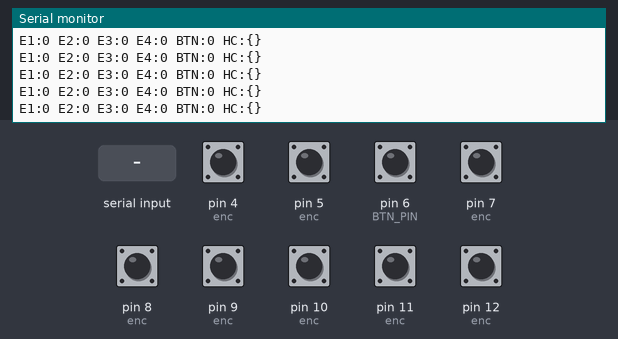
A sketch run on a simulated Arduino Nano, built with avr-gcc and run on an emulated ATmega328P. Parts: the last lines printed to the serial monitor. Inputs (shaded band) come from the test bench; at power-on: pin 4 (enc), pin 5 (enc), pin 6 (BTN_PIN), pin 7 (enc), pin 8 (enc), pin 9 (enc), pin 10 (enc), pin 11 (enc), pin 12 (enc) HIGH.

Above: at 1.2 s.
1.3 s: "1\n" received over the second serial link
2.8 s: pin 4 (enc) pulled LOW for 0.15 s
At 3.4 s:
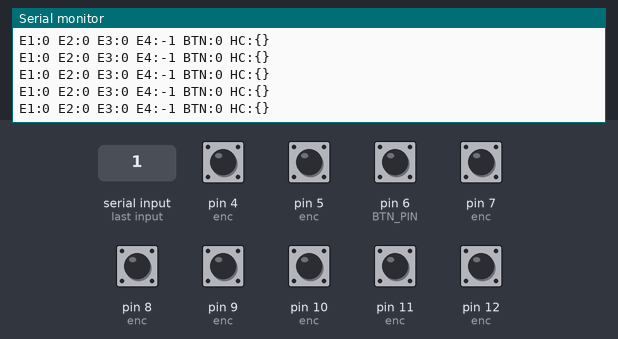
4.4 s: pin 6 (BTN_PIN) pulled LOW for 0.15 s
6.0 s: pin 8 (enc) pulled LOW for 0.15 s
At 6.6 s:
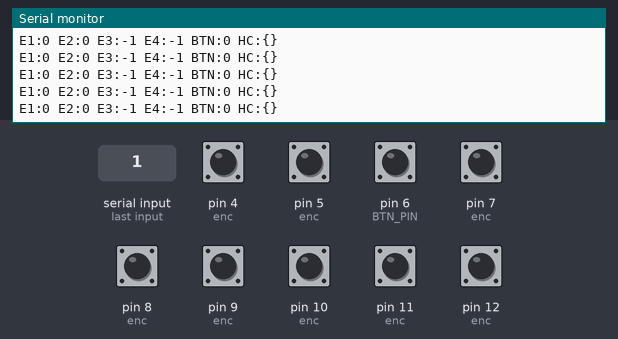
7.6 s: pin 10 (enc) pulled LOW for 0.15 s
At 8.04 s:
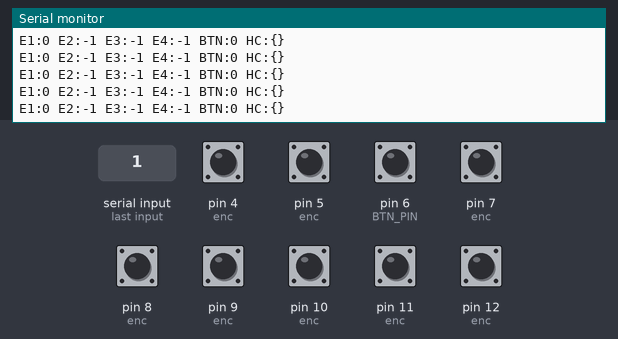
9.2 s: pin 12 (enc) pulled LOW for 0.15 s
At 11.05 s:
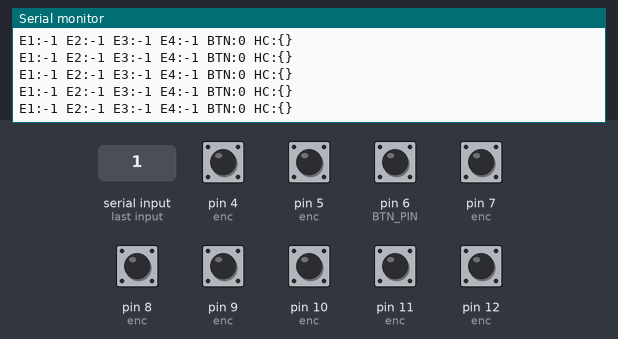

The sketch:

QGH_Portal.ino
```cpp
/*
=============================================================
  UNIVERSAL NANO FIRMWARE for QGH Portals
=============================================================

Функції:
- Читання 4 енкодерів (A/B)
- Читання кнопки
- Читання HC-12 (SoftwareSerial)
- Формування ОДНОГО пакета:
  E1:x E2:x E3:x E4:x BTN:x HC:{...}

Ця прошивка однакова і для MASTER і для SLAVE!
=============================================================
*/

#include <Arduino.h>
#include <SoftwareSerial.h>

// -----------------------------------------------------------
// HC-12 → Nano
// -----------------------------------------------------------
#define HC_RX A0   // digital pin 14 — stable RX for SoftwareSerial
#define HC_TX A1   // digital pin 15 — stable TX for SoftwareSerial
SoftwareSerial HC12(HC_RX, HC_TX);

// -----------------------------------------------------------
// Encoder pins
// -----------------------------------------------------------
struct EncPins { uint8_t A; uint8_t B; };

#define ENC1_A 12
#define ENC1_B 11
#define ENC2_A 10
#define ENC2_B  9
#define ENC3_A  8
#define ENC3_B  7
#define ENC4_A  4
#define ENC4_B  5

EncPins enc[4] = {
  {ENC1_A, ENC1_B},
  {ENC2_A, ENC2_B},
  {ENC3_A, ENC3_B},
  {ENC4_A, ENC4_B}
};

#define BTN_PIN 6

// -----------------------------------------------------------
// Variables
// -----------------------------------------------------------
int val[4] = {0,0,0,0};
int lastA[4];

bool lastBtn = HIGH;
unsigned long lastBtnTime = 0;
#define BTN_DEBOUNCE 80

unsigned long lastSend = 0;
#define SEND_INTERVAL 35

String hcBuffer = "";

// -----------------------------------------------------------
// Update encoder
// -----------------------------------------------------------
void updateEncoder(uint8_t id) {
  int a = digitalRead(enc[id].A);
  int b = digitalRead(enc[id].B);

  if (a != lastA[id]) {
    if (a == HIGH) {
      if (b == LOW) val[id] += 1;
      else          val[id] -= 1;
    }
    lastA[id] = a;
  }
}

// -----------------------------------------------------------
// Read button
// -----------------------------------------------------------
int readButton() {
  bool raw = digitalRead(BTN_PIN);

  if (raw != lastBtn && millis() - lastBtnTime > BTN_DEBOUNCE) {
    lastBtnTime = millis();
    lastBtn = raw;

    if (raw == LOW) return 1;
  }
  return 0;
}

// -----------------------------------------------------------
// Read HC-12 data (MASTER/SLAVE packets)
// -----------------------------------------------------------
String readHC12() {
  while (HC12.available()) {
    char c = HC12.read();
    if (c == '\n') {
      String out = hcBuffer;
      hcBuffer = "";
      return out;             // return full packet
    } else if (c != '\r') {
      hcBuffer += c;
      if (hcBuffer.length() > 200) hcBuffer = "";
    }
  }
  return "";
}

// -----------------------------------------------------------
// Send unified packet to ESP32-C3
// -----------------------------------------------------------
void sendPacket(int btn, String hcData) {
  Serial.print("E1:"); Serial.print(val[0]);
  Serial.print(" E2:"); Serial.print(val[1]);
  Serial.print(" E3:"); Serial.print(val[2]);
  Serial.print(" E4:"); Serial.print(val[3]);
  Serial.print(" BTN:"); Serial.print(btn);

  Serial.print(" HC:");
  if (hcData.length() > 0) Serial.print(hcData);
  else Serial.print("{}");

  Serial.println();
}

// -----------------------------------------------------------
// setup
// -----------------------------------------------------------
void setup() {
  Serial.begin(115200);
  HC12.begin(9600);

  for (int i=0; i<4; i++) {
    pinMode(enc[i].A, INPUT_PULLUP);
    pinMode(enc[i].B, INPUT_PULLUP);
    lastA[i] = digitalRead(enc[i].A);
  }

  pinMode(BTN_PIN, INPUT_PULLUP);
}

// -----------------------------------------------------------
// main loop
// -----------------------------------------------------------
void loop() {

  // Read encoders
  for (int i=0; i<4; i++) updateEncoder(i);

  // Button
  int btn = readButton();

  // --- HC-12 periodic ping for debugging ---
  static unsigned long lastPing = 0;
  if (millis() - lastPing > 1000) {
    lastPing = millis();
    HC12.println("PING_FROM_NANO");
  }

  // HC-12 receive
  String hc = readHC12();

  // --- read from ESP (via hardware Serial RX0) ---
  while (Serial.available()) {
    char c = Serial.read();
    // forward every byte to HC12 so Master/Slave can exchange packets
    HC12.write(c);
  }

  // Send data
  if (millis() - lastSend > SEND_INTERVAL || btn == 1 || hc.length() > 0) {
    lastSend = millis();
    sendPacket(btn, hc);
  }
}

void loop_test_HC_nano1() {
  HC12.println("PING_FROM_1");
  delay(500);
}

void loop_test_HC_nano2() {
  if (HC12.available()) {
    String s = HC12.readStringUntil('\n');
    Serial.print("HC12 RX: ");
    Serial.println(s);
  }
}
```

Measured:
- after the input at 2.8 s, the serial monitor: prints a new line after 0.16 s (image 1)
- after the input at 6.0 s, the serial monitor: prints a new line after 0.18 s (image 2)
- after the input at 7.6 s, the serial monitor: prints a new line after 0.16 s (image 3)
- after the input at 9.2 s, the serial monitor: prints a new line after 0.16 s (image 4)
